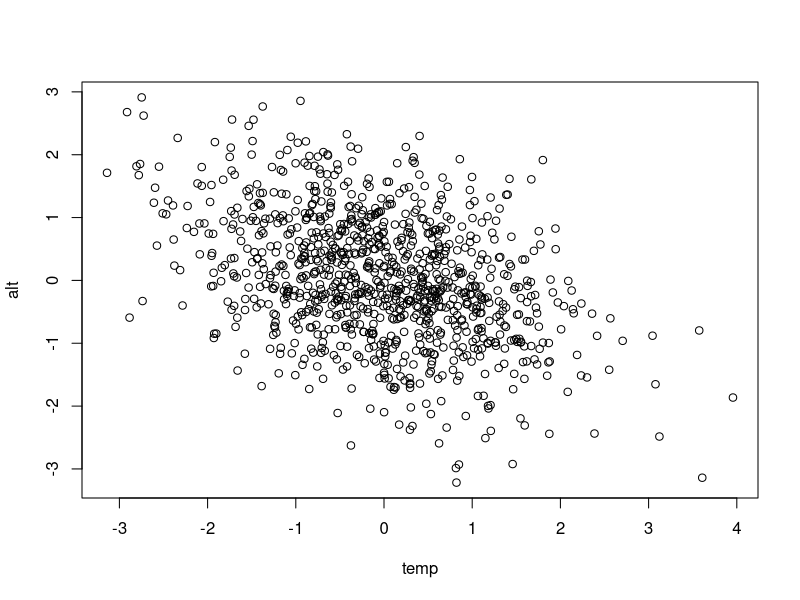
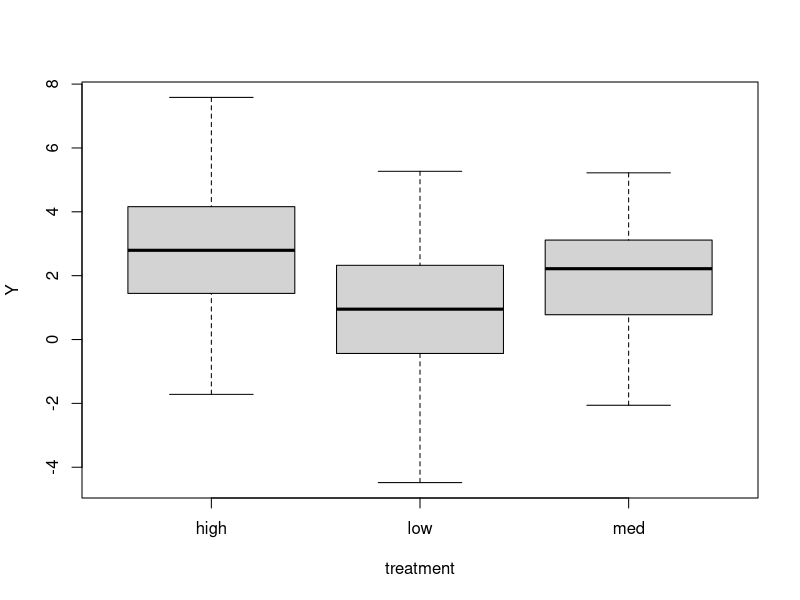
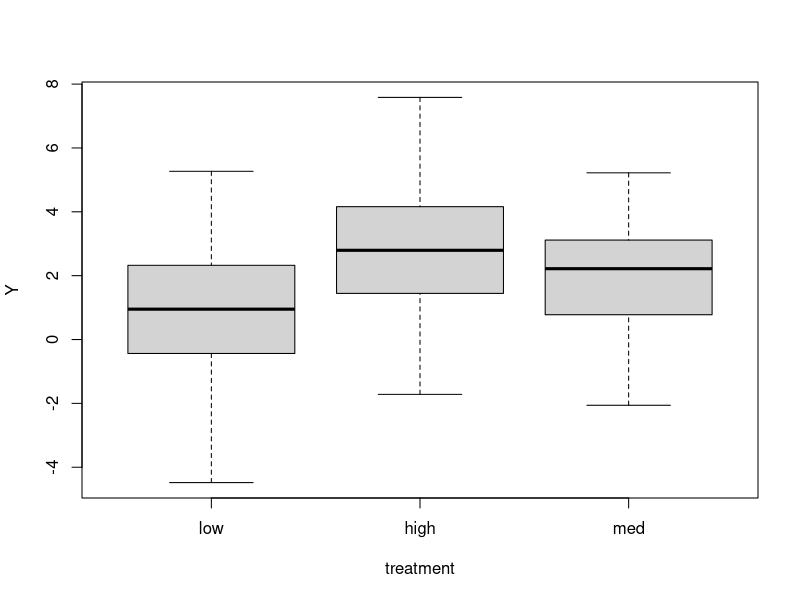

The R script that drew these images, in order:
## ---- chunk 1
#| include: false
set.seed(1)
## ---- chunk 2
#| label: interpret-lm-coeffs-1
#| fig-alt: "Scatterplot of 1000 simulated values of altitude against temperature, forming a cloud that slopes gently downwards: higher temperatures go with lower altitudes"
#| warning: false
library(mvtnorm)

# Specify the sample size
N <- 1000

# Specify the correlation between altitude and temperature
rho <- -0.4

# This line of code creates two correlated variables
X <- rmvnorm(N, mean = c(0, 0), sigma = matrix(c(1, rho, rho, 1), 2, 2))

# Extract the first and second columns to vectors named temp and alt and plot
temp <- X[, 1]
alt <- X[, 2]
plot(temp, alt)
## ---- chunk 3
#| label: interpret-lm-coeffs-2
beta <- c(2, 1, -1)
mu <- beta[1] + beta[2] * temp + beta[3] * alt
height <- rnorm(N, mu, sd = 2)
## ---- chunk 4
#| label: interpret-lm-coeffs-3
lm_both <- lm(height ~ temp + alt)
data.frame(estimated = round(lm_both$coefficients, 2), true = beta)
## ---- chunk 5
#| label: interpret-lm-coeffs-4
lm1 <- lm(height ~ temp)
lm1$coefficients
## ---- chunk 6
#| label: interpret-lm-coeffs-5
mu <- 2 - 1 * alt
height <- rnorm(N, mu, sd = 2)

mod_temp <- lm(height ~ temp)
summary(mod_temp)
anova(mod_temp)
## ---- chunk 7
#| label: interpret-lm-coeffs-6
mod_temp_alt <- lm(height ~ alt + temp)
summary(mod_temp_alt)
anova(mod_temp_alt)
## ---- chunk 8
#| label: interpret-lm-coeffs-7
#| fig-alt: "Boxplots of the simulated response Y for the treatment groups high, low and med, in alphabetical order: the high group has the highest values and the low group the lowest"
N <- 120
# The effect of treatment
trt.n <- rep(c(-1, 0, 1), N / 3)
mu <- 2 + 1 * trt.n

# Labels for the treatment
treatment <- factor(rep(c("low", "med", "high"), N / 3)) # group labels

# Create, Y, a normally distributed response variable and plot against treatment
Y <- rnorm(N, mu, sd = 2)
boxplot(Y ~ treatment)
## ---- chunk 9
#| label: interpret-lm-coeffs-8
cat_lm <- lm(Y ~ treatment)
summary(cat_lm)
## ---- chunk 10
#| label: interpret-lm-coeffs-9
#| fig-alt: "The same boxplots after releveling, now in the order low, high, med, with low as the reference group"
treatment <- relevel(treatment, ref = "low")
cat_lm <- lm(Y ~ treatment)
summary(cat_lm)
boxplot(Y ~ treatment)
## ---- chunk 11
#| label: interpret-lm-coeffs-10
cat_lm <- lm(Y ~ treatment - 1)
summary(cat_lm)
## ---- chunk 12
#| label: interpret-lm-coeffs-11
#| message: false
#| warning: false
library(multcomp)

cont <- glht(cat_lm, linfct = mcp(treatment = "Tukey"))

summary(cont)
## ---- chunk 13
#| label: interpret-lm-coeffs-12
confint(cont)
